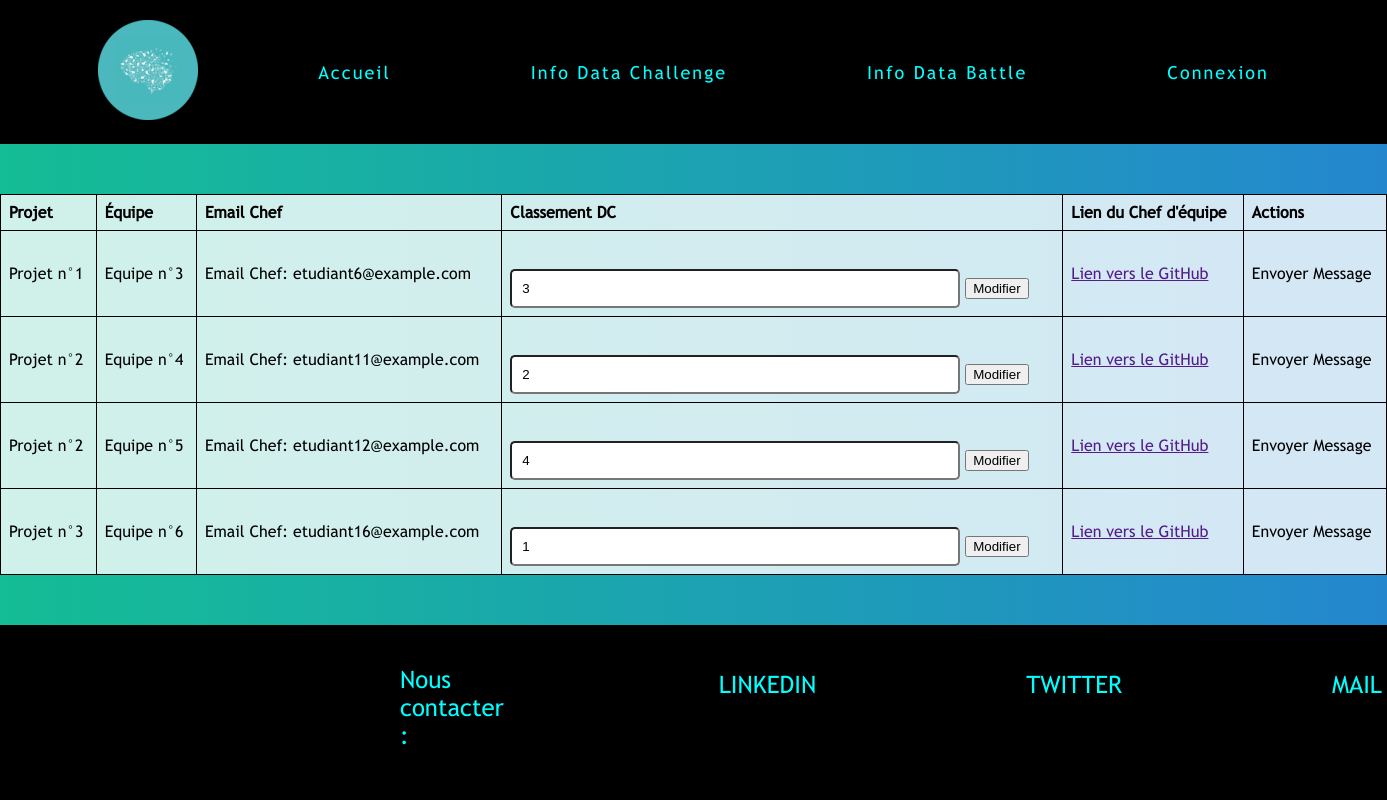
Page /php/managDC.php on the committed database.
### tables this page shows
CREATE TABLE Equipe(
	idEquipe INT PRIMARY KEY,
	emailChef VARCHAR(255),
	idDC INT,
	idDB INT,
	idProjet INT,
	classementDC INT,
	classementDB INT,
	
	FOREIGN KEY fk_idDC(idDC) REFERENCES DataChallenge(idDC),
	FOREIGN KEY fk_idDB(idDB) REFERENCES DataBattle(idDB));

### php/managDC.php (the view, shortened to what this page needs)
<?php
include 'squelette_html.php';
include 'header.php';
include '../bdd/bdd.php';
echo "<div id='mid'>";
$req_max_idDC = "SELECT MAX(idDC) AS max_idDC FROM DataChallenge";
$resultat_max_idDC = mysqli_query($bdd, $req_max_idDC);
$row_max_idDC = mysqli_fetch_assoc($resultat_max_idDC);
$max_idDC = $row_max_idDC['max_idDC'];
$req = "SELECT *
        FROM Equipe
        WHERE idDC = $max_idDC
        ORDER BY idProjet";
$resultat = mysqli_query($bdd, $req);
echo "<table class=\"tableauBord\">";
echo "<tr>";
echo "<th>Projet</th>";
echo "<th>Équipe</th>";
echo "<th>Email Chef</th>";
echo "<th>Classement DC</th>";
echo "<th>Lien du Chef d'équipe</th>";
echo "<th>Actions</th>";
echo "</tr>";
while ($row = mysqli_fetch_assoc($resultat)) {
    $idProjet = $row['idProjet'];
    $idEquipe = $row['idEquipe'];
    $emailChef = $row['emailChef'];
    $classementDC = $row['classementDC'];
    $lienCodeChef = $_SESSION['lien_code'];
    echo "<tr>
        <td>Projet n°$idProjet</td>
        <td>Equipe n°$idEquipe</td>
        <td>Email Chef: $emailChef</td>
        <td>
            <form action='modifierClassement.php' method='POST'>
                <input type='hidden' name='idEquipe' value='$idEquipe'>
                <input type='text' name='classementDC' value='$classementDC'>
                <input type='submit' value='Modifier'>
            </form>
        </td>
        <td><a href='$lienCodeChef' target='_blank'>Lien vers le GitHub</a></td>
        <td>Envoyer Message</td>
    </tr>";
}
echo "</table>";
echo "</div>";
include 'footer.php';
?>

### css/main.css (style rules this page uses)
body { margin: 0; padding: 0; background-color: black; }
#mid { width: 100%; height: max-content; background: linear-gradient(to right, #14bd95, #2487ce); padding-top: 50px; padding-bottom: 50px; margin: 0; font-family: b-g; overflow-y: scroll; }
input[type=text], input[type=email], input[type=password], select { width: 450px; padding: 10px; border-radius: 5px; box-sizing: border-box; margin-top: 30px; resize: vertical; }
.tableauBord { width: 100%; border-collapse: collapse; background-color: rgba(255, 255, 255, 0.8); }
.tableauBord th { border: 1px solid black; padding: 8px; text-align: left; }
.tableauBord td { border: 1px solid black; padding: 8px; text-align: left; }

### rows in the picture
equipe: idProjet "1", idEquipe "3", emailChef "etudiant6@example.com", classementDC "3"
equipe: idProjet "2", idEquipe "4", emailChef "etudiant11@example.com", classementDC "2"
equipe: idProjet "2", idEquipe "5", emailChef "etudiant12@example.com", classementDC "4"
equipe: idProjet "3", idEquipe "6", emailChef "etudiant16@example.com", classementDC "1"
